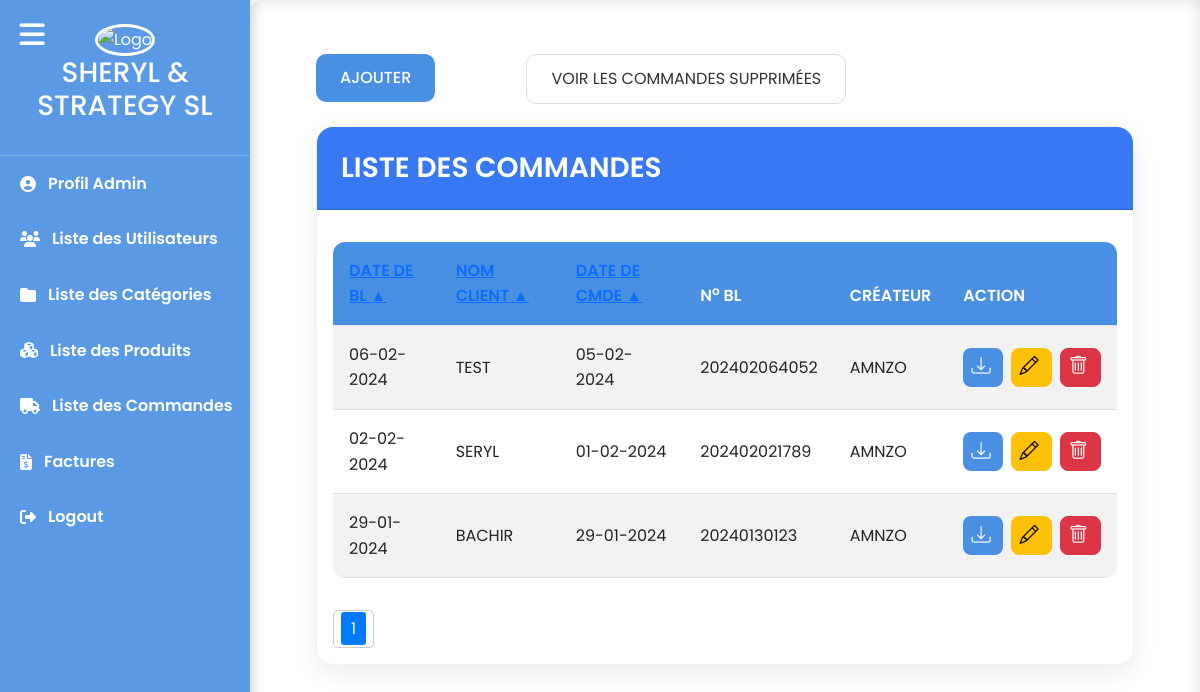
Before: /order_management/commande_list/ (signed in) with the older database file.
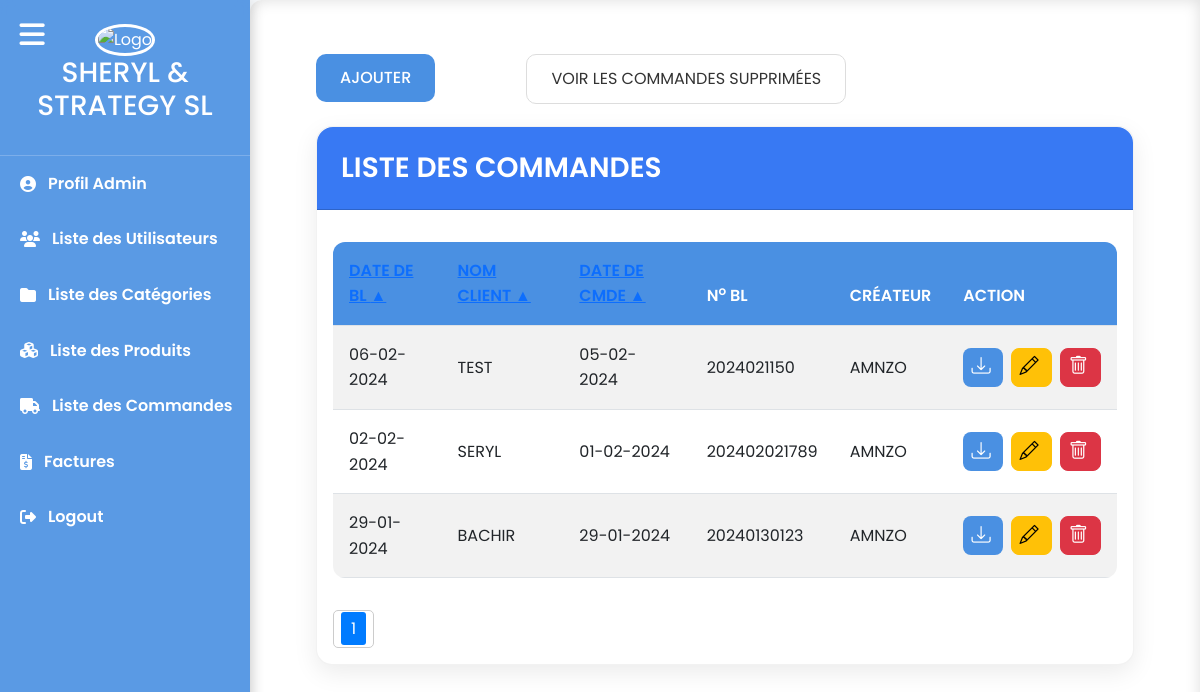
After: the same page with the newer database file.
### sherly_app/models.py (models this page shows, shortened)
class Bon_Commande(models.Model):
    client = models.CharField(max_length=255)
    user = models.ForeignKey(User, on_delete=models.CASCADE, null=False, blank=False)
    categorie_d = models.ForeignKey(Famille, on_delete=models.CASCADE, related_name='commandes_d')
    produit_d = models.ForeignKey(Produit, on_delete=models.CASCADE, related_name='commandes_d')
    sphere_d = models.FloatField()
    cylindre_d = models.FloatField()
    axe_d = models.IntegerField()
    add_d = models.FloatField(default=0)
    quatite_d = models.IntegerField()
    categorie_g = models.ForeignKey(Famille, on_delete=models.CASCADE, related_name='commandes_g')
    produit_g = models.ForeignKey(Produit, on_delete=models.CASCADE, related_name='commandes_g')
    sphere_g = models.FloatField()
    cylindre_g = models.FloatField()
    axe_g = models.IntegerField()
    add_g = models.FloatField(default=0)
    quatite_g = models.IntegerField()
    date_de_cmd = models.DateTimeField(default=timezone.now)
    no_cmde = models.CharField(max_length=20, unique=True, editable=False,default='DEFAULT_VALUE')
    is_active=models.BooleanField(default=True)

class Bon_Livraison(models.Model):
    bon_commande = models.OneToOneField(Bon_Commande, on_delete=models.CASCADE, related_name='bon_livraison')
    date_de_bl = models.DateTimeField(default=timezone.now)
    no_bl = models.CharField(max_length=20, unique=True, editable=False,default='DEFAULT_VALUE')
    emailed = models.BooleanField(default=False)

### sherly_app/views.py (the view)
# urls.py: path('commande_list/', login_required(commande_list, login_url='bl_login'), name='commande_list'),
@login_required(login_url='bl_login')
def commande_list(request):
    if request.user.is_superuser:
        bl_data = Bon_Commande.objects.filter(is_active=True).order_by('-date_de_cmd')
    else:
        bl_data = Bon_Commande.objects.filter(user=request.user, is_active=True).order_by('-date_de_cmd')
    items_per_page = 8
    paginator = Paginator(bl_data, items_per_page)
    page = request.GET.get('page')
    try:
        bl_data = paginator.page(page)
    except PageNotAnInteger:
        bl_data = paginator.page(1)
    except EmptyPage:
        bl_data = paginator.page(paginator.num_pages)
    return render(request, 'commande/liste.html', {'bl_data': bl_data})

### sherly_app/context_processors.py (called while the page is built)
def societer_info(request):
    societe = Societe.objects.first()  # Retrieve societer information (adjust as necessary)
    return {'societe': societe}

def familles_context(request):
    familles = Famille.objects.all()  # Récupère toutes les familles
    return {'familles': familles}

def produits_context(request):
    produits = Produit.objects.all()  # Récupère toutes les familles
    return {'produits': produits}

### sherly_app/templates/commande/liste.html (shortened to what the changed rows need)
{% extends 'base.html' %}
{% block content %}
    <div class="container mt-4">
        <div class="container">
            <div class="card">
                <div class="card-header" style="background-color: #3879f3; color: white;">
                    <h2 class="mb-0">LISTE DES COMMANDES</h2>
                </div>
                <div class="card-body">
                    <table id="myTable" class="table table-striped">
                        <thead>
                            <tr>
                                <th><a href="#" onclick="sortTable(0)">DATE DE BL <span id="sortIcon0">&#x25B2;</span></a></th>
                                <th><a href="#" onclick="sortTable(1)">NOM CLIENT <span id="sortIcon1">&#x25B2;</span></a></th>
                                <th><a href="#" onclick="sortTable(2)">DATE DE CMDE <span id="sortIcon2">&#x25B2;</span></a></th>
                                <th>N<sup>o</sup> BL</th>
                                <th>CRÉATEUR</th>
                                {% if user.is_superuser %}
                                <th>ACTION</th>
                                {% endif %}
                            </tr>
                        </thead>
                        <tbody>
                            {% for item in bl_data %}
                                <tr>
                                    <td>{{item.bon_livraison.date_de_bl  | date:"d-m-Y"}}</td>
                                    <td>{{item.client}}</td>
                                    <td>{{item.date_de_cmd  | date:"d-m-Y"}}</td>
                                    <td>{{item.bon_livraison.no_bl}}</td>
                                    <td>{{item.user.username}}</td>
                                    {% if user.is_superuser %}
                                    <td class="text-center">
                                        <div class="d-flex justify-content-center gap-2">
                                            <button class="btn btn-sm btn-primary" onclick="window.location.href='{% url 'page' bl_id=item.bon_livraison.id %}'">
                                                <i class="bi bi-download"></i>
                                            </button>
                                            <button class="btn btn-sm btn-warning" onclick="window.location.href='{% url 'edit_commande' bl_id=item.bon_livraison.id %}'">
                                                <i class="bi bi-pencil"></i>
                                            </button>
                                            <button class="btn btn-sm btn-danger" onclick="confirmDelete({{ item.id }})">
                                                <i class="bi bi-trash"></i>
                                            </button>
                                        </div>
                                    </td>
                                    {% endif %}
                                </tr>
                            {% endfor %}
                        </tbody>
                    </table>
                </div>
            </div>
        </div>
    </div>
{% endblock %}

Changed rows visible on the page:
changed Bon_Commande "TEST": bon_livraison.no_bl "202402064052" → "2024021150"
